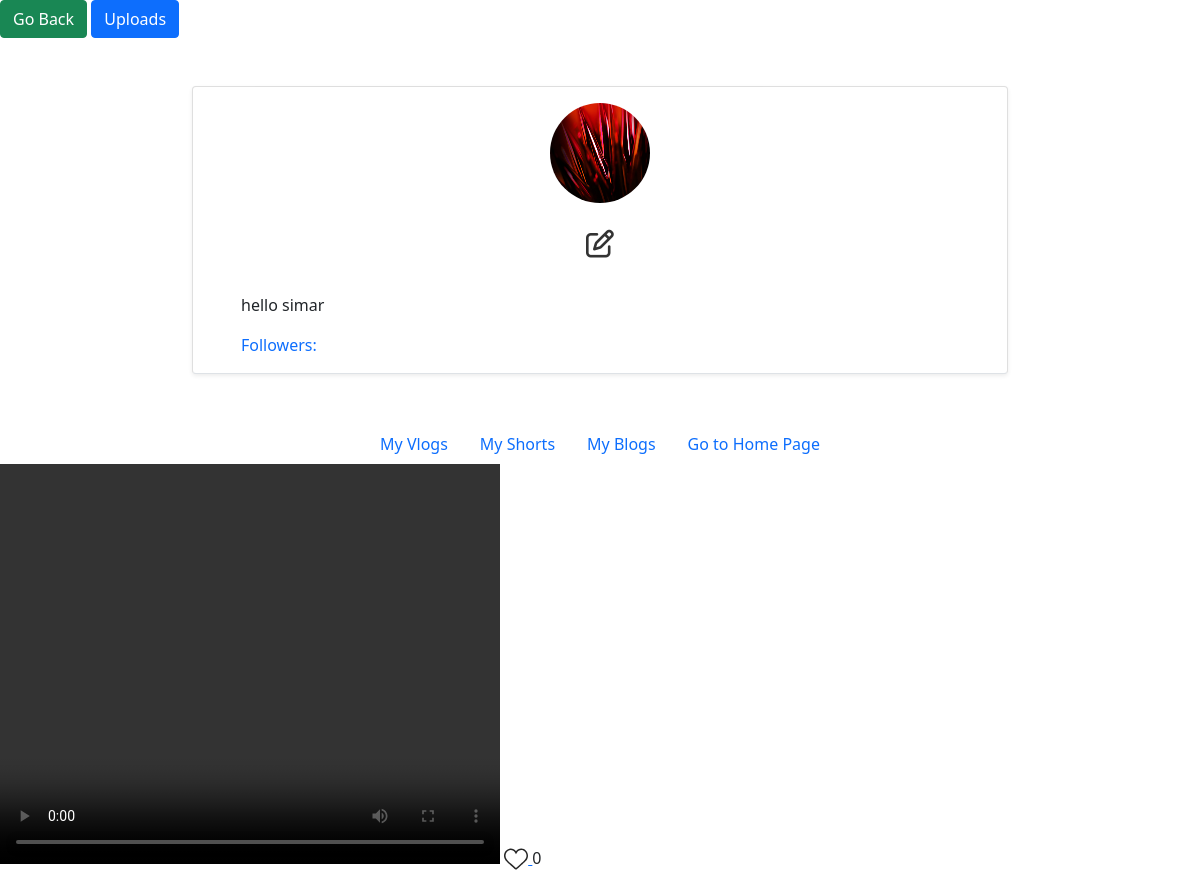
Page /profileshorts/ (signed in) on the committed database.
### app/models.py (models this page shows, shortened)
class Profile(models.Model):
    user = models.OneToOneField(User,on_delete=models.CASCADE)
    members = models.ManyToManyField(User,related_name="followers",blank=True)
    membership = models.ManyToManyField(User,related_name="followings",blank=True)
    profile_picture = models.ImageField( upload_to='profilepics')

class Shorts(models.Model):
    shorts = models.FileField(upload_to='shorts',null=True,default='shorts/video.mp4')
    user = models.ForeignKey(User, on_delete=models.CASCADE)
    likes = models.ManyToManyField(User, related_name='shortslikes', blank=True)

### app/views.py (the view)
# urls.py: path('profileshorts/',views.profileshorts,name="profileshorts"),
def profileshorts(request):
    profile = Profile.objects.get(user=request.user)
    shortsprofile = Shorts.objects.filter(user=request.user)
    return render(request,'profileshorts.html',{'shortsprofile':shortsprofile,'profile':profile})

### app/templates/profileshorts.html (shortened to what this page needs)
<!DOCTYPE html>
<html lang="en">
<head>
    <link href="https://cdn.jsdelivr.net/npm/bootstrap@5.0.0-beta1/dist/css/bootstrap.min.css" rel="stylesheet">
    <link href="" rel="stylesheet">
</head>
<body>
 <a href="/"> <button type="button" class="btn btn-success mr-2" data-toggle="modal" data-target="#loginModal">
Go Back
  </button></a>
 <a class="btn btn-primary" href="/uploads" role="button">Uploads</a>
    <div class="row justify-content-center mt-5">
        <div class="card shadow-sm col-md-8 col-sm-12 border-bottom px-5 pt-3">
            <div class="text-center">
                <img src="{{profile.profile_picture.url}}" class="rounded-circle" width="100" height="100" />
                <h3 class="py-4">
                    <span>
                            <a href="/edit/{{profile.id}}" class="edit-color"><i class="far fa-edit"></i></a>
                    </span>
                </h3>
            </div>
            <p>hello {{request.user}}</p>
            <div class="mb-3">
                <a href="" class="post-link">Followers:</a>
            </div>
        </div>
    </div>
<ul class="nav justify-content-center" style="padding-top:50px">
  <li class="nav-item">
    <a class="nav-link active" href="/profile">My Vlogs</a>
  </li>
 <li class="nav-item">
    <a class="nav-link active" href="/profileshorts">My Shorts</a>
  </li>
  <li class="nav-item">
    <a class="nav-link active" href="#">My Blogs</a>
  </li>
   <li class="nav-item">
    <a class="nav-link active" href="/">Go to Home Page</a>
  </li>
</ul>
{% for x in shortsprofile %}
<video class="embed-responsive embed-responsive-16by9" controls="controls"  width="500" height="400" >
      <source src="{{x.shorts.url}}" type="video/mp4" /></video>
 <a href="/shortslike/{{x.id}}" id="like">
              </a>
    {{x.likes.count}}
{% endfor %}
</body>
</html>

### app/templates/profileshorts.html (style rules this page uses)
.edit-color { color: #333; }
.post-link { text-decoration: none; }

### rows in the picture
Profile: profile_picture (picture)
Shorts: likes.count "0"

### other values in the picture
{{ request.user }} "simar"
